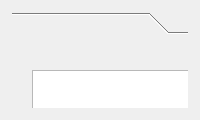
                                            <widget class="QWidget" name="nfa_tab">
                                                <attribute name="title">
                                                    <string>最小化DFA</string>
                                                </attribute>
                                                <layout class="QGridLayout" name="gridLayout_10">
                                                    <item row="0" column="1">
                                                        <spacer name="verticalSpacer_7">
                                                            <property name="orientation">
                                                                <enum>Qt::Vertical</enum>
                                                            </property>
                                                            <property name="sizeType">
                                                                <enum>QSizePolicy::Fixed</enum>
                                                            </property>
                                                            <property name="sizeHint" stdset="0">
                                                                <size>
                                                                    <width>1</width>
                                                                    <height>1</height>
                                                                </size>
                                                            </property>
                                                        </spacer>
                                                    </item>
                                                    <item row="1" column="0">
                                                        <spacer name="horizontalSpacer_8">
                                                            <property name="orientation">
                                                                <enum>Qt::Horizontal</enum>
                                                            </property>
                                                            <property name="sizeType">
                                                                <enum>QSizePolicy::Fixed</enum>
                                                            </property>
                                                            <property name="sizeHint" stdset="0">
                                                                <size>
                                                                    <width>1</width>
                                                                    <height>1</height>
                                                                </size>
                                                            </property>
                                                        </spacer>
                                                    </item>
                                                    <item row="1" column="1" rowspan="2" colspan="2">
                                                        <widget class="QToolBox" name="minimized_dfa_box">
                                                            <property name="toolTipDuration">
                                                                <number>-2</number>
                                                            </property>
                                                            <property name="currentIndex">
                                                                <number>0</number>
                                                            </property>
                                                            <widget class="QWidget" name="page_10">
                                                                <property name="geometry">
                                                                    <rect>
                                                                        <x>0</x>
                                                                        <y>0</y>
                                                                        <width>302</width>
                                                                        <height>384</height>
                                                                    </rect>
                                                                </property>
                                                                <attribute name="label">
                                                                    <string/>
                                                                </attribute>
                                                                <widget class="QListWidget" name="nfa_table_8">
                                                                    <property name="geometry">
                                                                        <rect>
                                                                            <x>20</x>
                                                                            <y>30</y>
                                                                            <width>256</width>
                                                                            <height>192</height>
                                                                        </rect>
                                                                    </property>
                                                                </widget>
                                                            </widget>
                                                        </widget>
                                                    </item>
                                                    <item row="2" column="3">
                                                        <spacer name="horizontalSpacer_9">
                                                            <property name="orientation">
                                                                <enum>Qt::Horizontal</enum>
                                                            </property>
                                                            <property name="sizeType">
                                                                <enum>QSizePolicy::Fixed</enum>
                                                            </property>
                                                            <property name="sizeHint" stdset="0">
                                                                <size>
                                                                    <width>1</width>
                                                                    <height>1</height>
                                                                </size>
                                                            </property>
                                                        </spacer>
                                                    </item>
                                                    <item row="3" column="2">
                                                        <spacer name="verticalSpacer_8">
                                                            <property name="orientation">
                                                                <enum>Qt::Vertical</enum>
                                                            </property>
                                                            <property name="sizeType">
                                                                <enum>QSizePolicy::Fixed</enum>
                                                            </property>
                                                            <property name="sizeHint" stdset="0">
                                                                <size>
                                                                    <width>1</width>
                                                                    <height>1</height>
                                                                </size>
                                                            </property>
                                                        </spacer>
                                                    </item>
                                                </layout>
                                            </widget>
